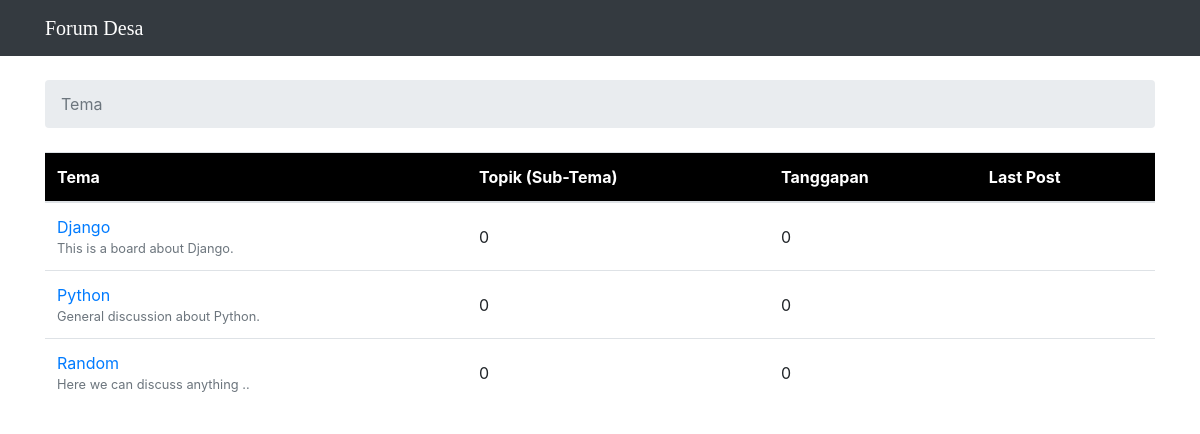
The page / on the database its author committed.
### boards/models.py (models this page shows, shortened)
class Board(models.Model):
    name = models.CharField(max_length=30, unique=True)
    description = models.CharField(max_length=100)

### boards/views.py (the view)
# urls.py: url(r'^$', views.home, name='home'),
def home(request):
    boards = Board.objects.all()
    return render(request, 'home.html', {'boards': boards})

### templates/home.html
{% extends 'base.html' %}
{% block breadcrumb %}
  <li class="breadcrumb-item active">Tema</li>
{% endblock %}
{% block content %}
  <table class="table">
    <thead class="thead-inverse">
      <tr style="background: black; color:white;">
        <th>Tema</th>
        <th>Topik (Sub-Tema)</th>
        <th>Tanggapan</th>
        <th>Last Post</th>
      </tr>
    </thead>
    <tbody>
      {% for board in boards %}
        <tr>
          <td>
            <a href="{% url 'board_topics' board.pk %}">{{ board.name }}</a>
            <small class="text-muted d-block">{{ board.description }}</small>
          </td>
          <td class="align-middle">0</td>
          <td class="align-middle">0</td>
          <td></td>
        </tr>
      {% endfor %}
    </tbody>
  </table>
{% endblock %}

### rows shown on the page
Board: name "Django", description "This is a board about Django."
Board: name "Python", description "General discussion about Python."
Board: name "Random", description "Here we can discuss anything .."
